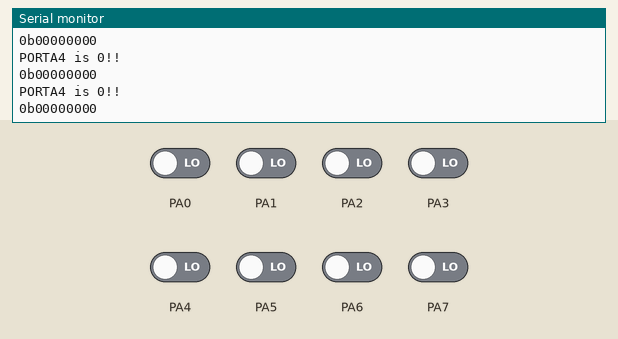
Simulated run of this program. Board: ATmega128, built with avr-gcc and emulated at 16 MHz. Parts: the last lines printed to the serial monitor. The inputs (shaded band) are chosen by the test bench; at power-on: PA0–7 LOW.

Above: at 1.2 s.
1.3 s: PA0 driven HIGH
At 2.0 s:
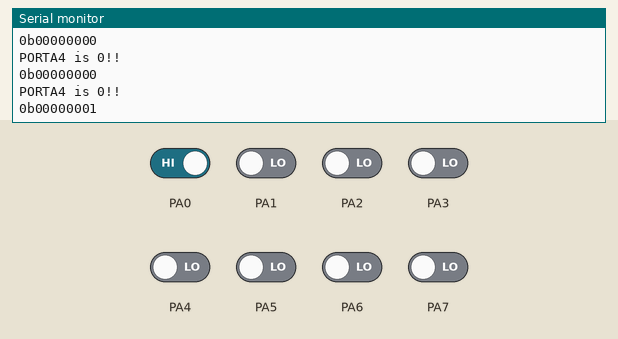
2.8 s: PA1 driven HIGH
At 3.6 s:
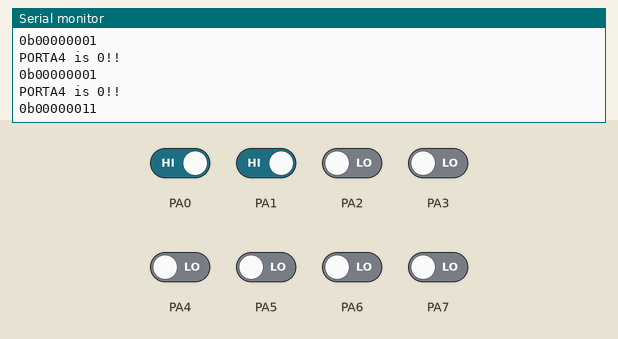
4.3 s: PA2 driven HIGH
At 5.1 s:
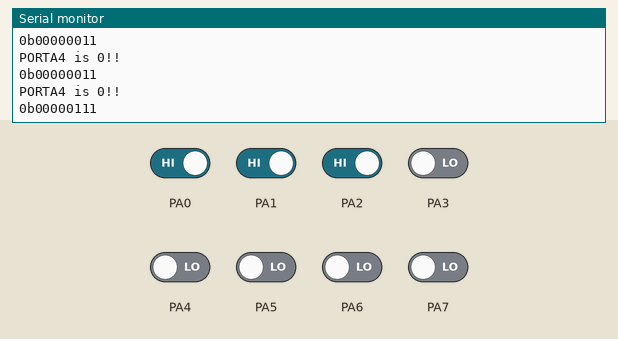
5.8 s: PA3 driven HIGH
At 6.7 s:
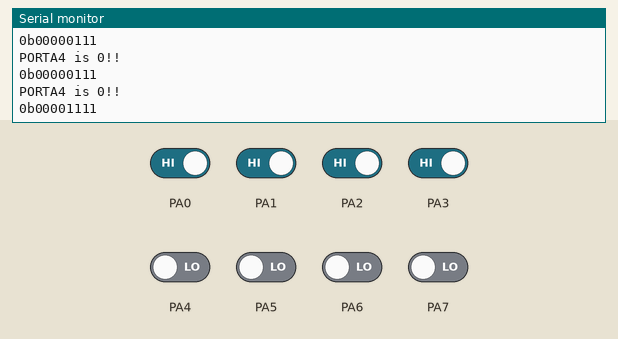
7.3 s: PA4 driven HIGH
At 7.8 s:
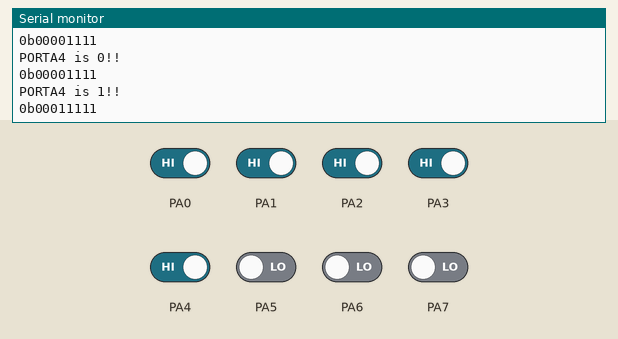
8.8 s: PA5 driven HIGH
At 9.3 s:
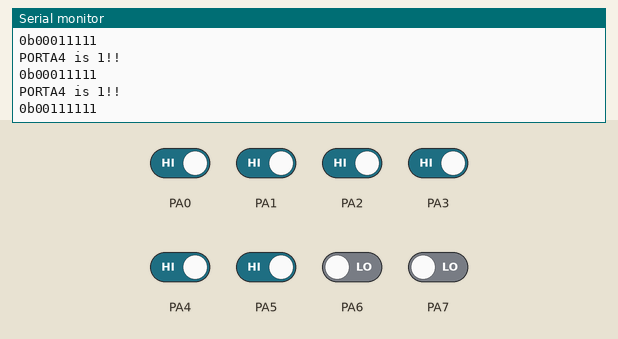
Timing chart, 0 to 11.3 s (numbered marks = the images above; inputs shaded):
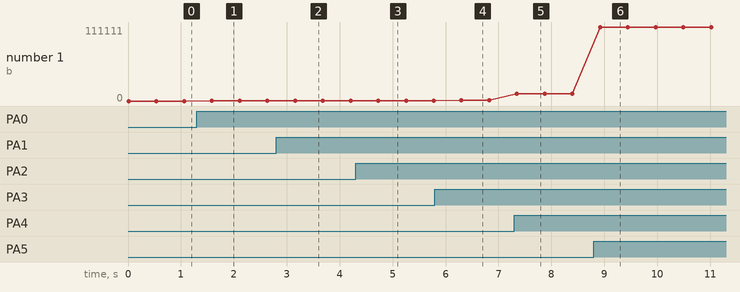

Measured:
- after the input at 1.3 s, the serial monitor: prints a new line after 0.29 s (image 1)
- after the input at 2.8 s, the serial monitor: prints a new line after 0.36 s (image 2)
- after the input at 4.3 s, the serial monitor: prints a new line after 0.43 s (image 3)
- after the input at 5.8 s, the serial monitor: prints a new line after 0.50 s (image 4)
- after the input at 7.3 s, the serial monitor: prints a new line at once (image 5)
- after the input at 8.8 s, the serial monitor: prints a new line after 0.12 s (image 6)
- plotted number 1: 0 → 1 after the input at 1.3 s, 1 → 11 after the input at 2.8 s, 11 → 111 after the input at 4.3 s, 111 → 1111 after the input at 5.8 s, 1111 → 11111 after the input at 7.3 s

The program:

main.c
```c
#include <avr/io.h>
#include <util/delay.h>
#include <stdio.h>
#include "UART_support.h"
#define BINARY_PATTERN "0b%d%d%d%d%d%d%d%d"
#define BYTE2BINARY(byte) \
    (byte & 0x80 ? 1 : 0), \
    (byte & 0x40 ? 1 : 0), \
    (byte & 0x20 ? 1 : 0), \
    (byte & 0x10 ? 1 : 0), \
    (byte & 0x08 ? 1 : 0), \
    (byte & 0x04 ? 1 : 0), \
    (byte & 0x02 ? 1 : 0), \
    (byte & 0x01 ? 1 : 0)

FILE OUTPUT \
    = FDEV_SETUP_STREAM(UART0_transmit, NULL, _FDEV_SETUP_WRITE);

int main(void){
    UART0_init();
    stdout = &OUTPUT;

    DDRA &= ~0x00;

    char mask = 0x10; //0001 0000

    while(1){
        if(PINA & mask){
            printf("PORTA4 is 1!!\n");
        }
        else{
            printf("PORTA4 is 0!!\n");
        }
        printf(""BINARY_PATTERN"\n", BYTE2BINARY(PINA));
        _delay_ms(500);
    }


    return 0;
}
```

UART_support.h
```c
#ifndef UART_SUPPORT_H_
#define UART_SUPPORT_H_

void UART0_init(void);
void UART0_transmit(char data);

#endif
```

UART_support.c
```c
#include <avr/io.h>
#include "UART_support.h"

void UART0_init(void){
    UBRR0H = 0x00; // 9600 baudrate
    UBRR0L = 207;

    UCSR0A |= _BV(U2X0); // 2배속
    UCSR0C |= 0x06;

    UCSR0B |= _BV(RXEN0); // 송수신
    UCSR0B |= _BV(TXEN0);
}

void UART0_transmit(char data){
    while(!(UCSR0A & (1 << UDRE0))); // 송신 가능 대기
    UDR0 = data; // 데이터 전송
}
```
